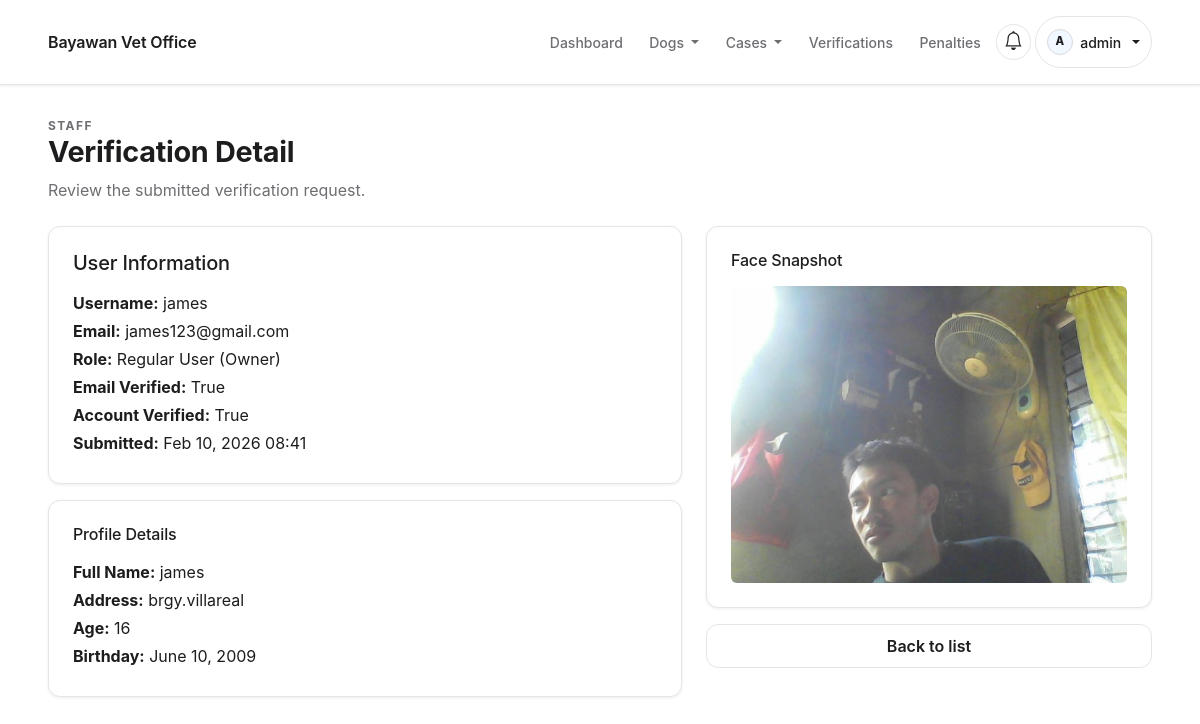
The page /accounts/staff/verification/5/ (signed in) on the database as committed earlier.
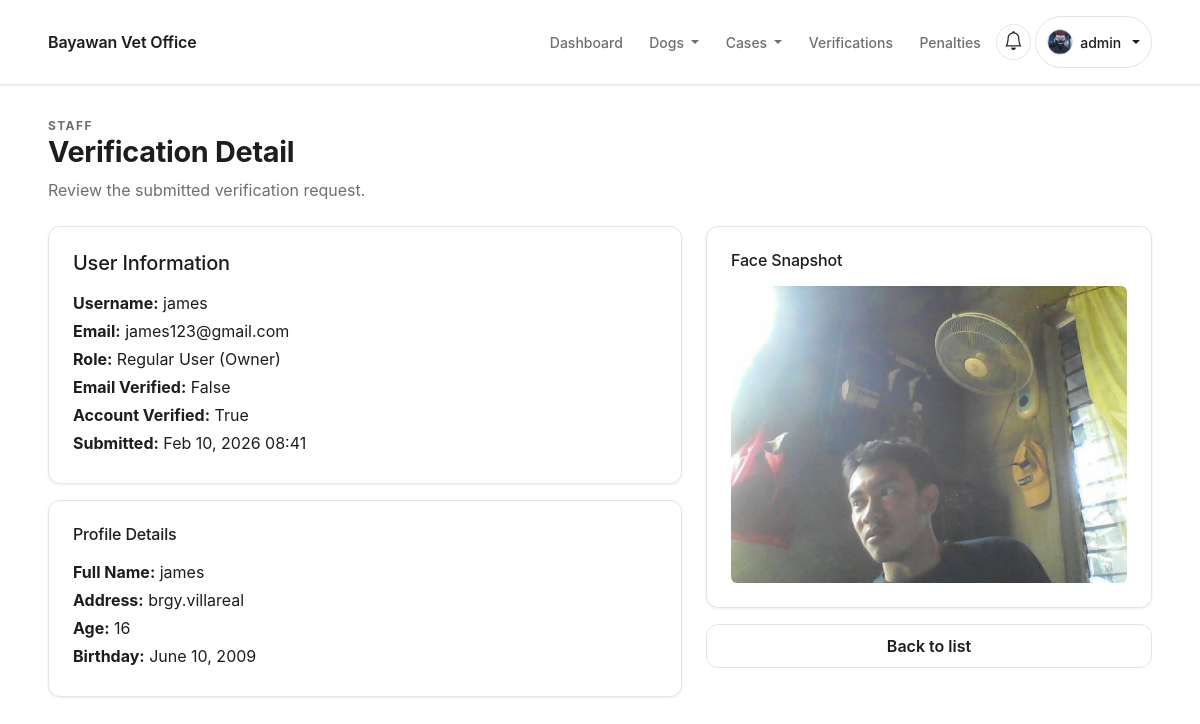
The same page on the database as committed later.
### users/models.py (models this page shows, shortened)
class CustomUser(AbstractUser):
    class Roles(models.TextChoices):
        ADMIN = 'ADMIN', 'Admin'
        STAFF = 'STAFF', 'Staff'
        OWNER = 'OWNER', 'Regular User (Owner)'
    email = models.EmailField(unique=True)
    role = models.CharField(max_length=20, choices=Roles.choices, default=Roles.OWNER)
    email_verified = models.BooleanField(default=False)
    is_verified = models.BooleanField(default=False)
    legal_consent = models.BooleanField(default=False)
    legal_consented_at = models.DateTimeField(null=True, blank=True)

class FaceVerification(TimeStampedModel):
    class Status(models.TextChoices):
        PENDING = 'PENDING', 'Pending'
        APPROVED = 'APPROVED', 'Approved'
        REJECTED = 'REJECTED', 'Rejected'
    user = models.OneToOneField(
        settings.AUTH_USER_MODEL, on_delete=models.CASCADE, related_name='face_verification'
    )
    status = models.CharField(max_length=20, choices=Status.choices, default=Status.PENDING)
    reviewed_by = models.ForeignKey(
        settings.AUTH_USER_MODEL,
        on_delete=models.SET_NULL,
        null=True,
        blank=True,
        related_name='face_verification_reviews',
    )
    reviewed_at = models.DateTimeField(null=True, blank=True)
    notes = models.TextField(blank=True)
    photo = models.FileField(upload_to='face_verifications/', blank=True)

class UserProfile(models.Model):
    class Gender(models.TextChoices):
        MALE = 'MALE', 'Male'
        FEMALE = 'FEMALE', 'Female'
    class StatusBadge(models.TextChoices):
        GREEN = 'GREEN', 'Green'
        ORANGE = 'ORANGE', 'Orange'
        RED = 'RED', 'Red'
    user = models.OneToOneField(CustomUser, on_delete=models.CASCADE, related_name='profile')
    offense_count = models.PositiveIntegerField(default=0)
    status_badge = models.CharField(max_length=10, choices=StatusBadge.choices, default=StatusBadge.GREEN)
    full_name = models.CharField(max_length=150, blank=True)
    address = models.CharField(max_length=255, blank=True)
    age = models.PositiveIntegerField(null=True, blank=True)
    birthday = models.DateField(null=True, blank=True)
    gender = models.CharField(max_length=10, choices=Gender.choices, blank=True)
    profile_photo = models.ImageField(upload_to='profile_photos/', blank=True, null=True)

### users/views.py (the view)
# urls.py: path('staff/verification/<int:pk>/', views.verification_detail, name='verification_detail'),
@login_required
@role_required('ADMIN', 'STAFF')
def verification_detail(request, pk: int):
    record = get_object_or_404(FaceVerification, pk=pk)
    return render(request, 'users/verification_detail.html', {'record': record})

### notifications/context_processors.py (called while the page is built)
def unread_notifications(request):
    if not request.user.is_authenticated:
        return {'unread_notifications': 0, 'nav_notifications': []}
    items = Notification.objects.filter(user=request.user).order_by('-created_at')
    count = items.filter(is_read=False).count()
    return {
        'unread_notifications': count,
        'nav_notifications': items[:5],
    }

### templates/users/verification_detail.html (shortened to what this page needs)
{% extends 'base.html' %}
{% block content %}
  <div class="container">
    {% include 'partials/page_header.html' with eyebrow="Staff" title="Verification Detail" subtitle="Review the submitted verification request." %}
    <div class="row g-4">
      <div class="col-lg-7">
        <div class="card-elevated p-4">
          <h2 class="h5 mb-3">User Information</h2>
          <p class="mb-1"><strong>Username:</strong> {{ record.user.username }}</p>
          <p class="mb-1"><strong>Email:</strong> {{ record.user.email }}</p>
          <p class="mb-1"><strong>Role:</strong> {{ record.user.get_role_display }}</p>
          <p class="mb-1"><strong>Email Verified:</strong> {{ record.user.email_verified }}</p>
          <p class="mb-1"><strong>Account Verified:</strong> {{ record.user.is_verified }}</p>
          <p class="mb-1"><strong>Submitted:</strong> {{ record.created_at|date:"M d, Y H:i" }}</p>
        </div>
        <div class="card-elevated p-4 mt-3">
          <h2 class="h6 mb-3">Profile Details</h2>
          <p class="mb-1"><strong>Full Name:</strong> {{ record.user.profile.full_name|default:"-" }}</p>
          <p class="mb-1"><strong>Address:</strong> {{ record.user.profile.address|default:"-" }}</p>
          <p class="mb-1"><strong>Age:</strong> {{ record.user.profile.age|default:"-" }}</p>
          <p class="mb-1"><strong>Birthday:</strong> {{ record.user.profile.birthday|default:"-" }}</p>
        </div>
      </div>
      <div class="col-lg-5">
        <div class="card-elevated p-4">
          <h2 class="h6 mb-3">Face Snapshot</h2>
          {% if record.photo %}
            <img class="img-fluid rounded" src="{{ record.photo.url }}" alt="Face snapshot" loading="lazy">
          {% else %}
            <p class="text-muted mb-0">No snapshot available.</p>
          {% endif %}
        </div>
        <div class="mt-3">
          <a class="btn btn-outline-secondary w-100" href="{% url 'admin_user_management' %}">
            Back to list
          </a>
        </div>
      </div>
    </div>
  </div>
{% endblock %}

### templates/base.html (shortened to what the changed rows need)
{% load static %}
<!doctype html>
<html lang="en">
  <head>
    <link
      href="https://cdn.jsdelivr.net/npm/bootstrap@5.3.2/dist/css/bootstrap.min.css"
      rel="stylesheet"
    />
    <link
      rel="stylesheet"
      href="https://cdn.jsdelivr.net/npm/bootstrap-icons@1.11.3/font/bootstrap-icons.css"
    />
    <link rel="stylesheet" href="{% static 'css/theme.css' %}" />
    <link rel="stylesheet" href="{% static 'css/components.css' %}" />
    <link rel="stylesheet" href="{% static 'css/layout.css' %}" />
    <link rel="stylesheet" href="{% static 'css/utilities.css' %}" />
    <link rel="stylesheet" href="{% static 'css/app-pages.css' %}" />
    <link rel="stylesheet" href="{% static 'css/app-modules.css' %}" />
  </head>
  <body class="app-shell">
    <nav class="navbar navbar-expand-lg navbar-light bg-white border-bottom sticky-top">
      <div class="container">
        <div class="collapse navbar-collapse" id="navMain">
          <ul class="navbar-nav ms-auto align-items-lg-center gap-lg-1">
            {% if request.user.is_authenticated %}
              <li class="nav-item dropdown">
                <a
                  class="nav-link dropdown-toggle notification-toggle {% if unread_notifications %}has-unread{% endif %}"
                  href="#"
                  id="notificationsDropdown"
                  role="button"
                  data-bs-toggle="dropdown"
                  aria-expanded="false"
                  aria-label="Open notifications"
                >
                  <i class="bi bi-bell"></i>
                </a>
              </li>
              <li class="nav-item dropdown">
                <a
                  class="nav-link dropdown-toggle navbar-profile-toggle"
                  href="#"
                  id="profileDropdown"
                  role="button"
                  data-bs-toggle="dropdown"
                  aria-expanded="false"
                >
                  <span class="navbar-profile-avatar" aria-hidden="true">
                    {% if request.user.profile.profile_photo %}
                      <img
                        src="{{ request.user.profile.profile_photo.url }}"
                        alt=""
                        class="navbar-profile-avatar-img"
                      />
                    {% else %}
                      <span class="navbar-profile-avatar-fallback">{{ request.user.username|first|upper }}</span>
                    {% endif %}
                  </span>
                  <span class="navbar-profile-name">{{ request.user.username }}</span>
                </a>
              </li>
            {% endif %}
          </ul>
        </div>
      </div>
    </nav>
    <main id="main-content" class="main-content">
      {% block content %}{% endblock %}
    </main>
  </body>
</html>

Rows that differ between the two databases and show on the page:
changed CustomUser "admin": user.profile.profile_photo: picture added; user.username|first "A" → (not shown)
changed FaceVerification "james": user.email_verified "True" → "False"
